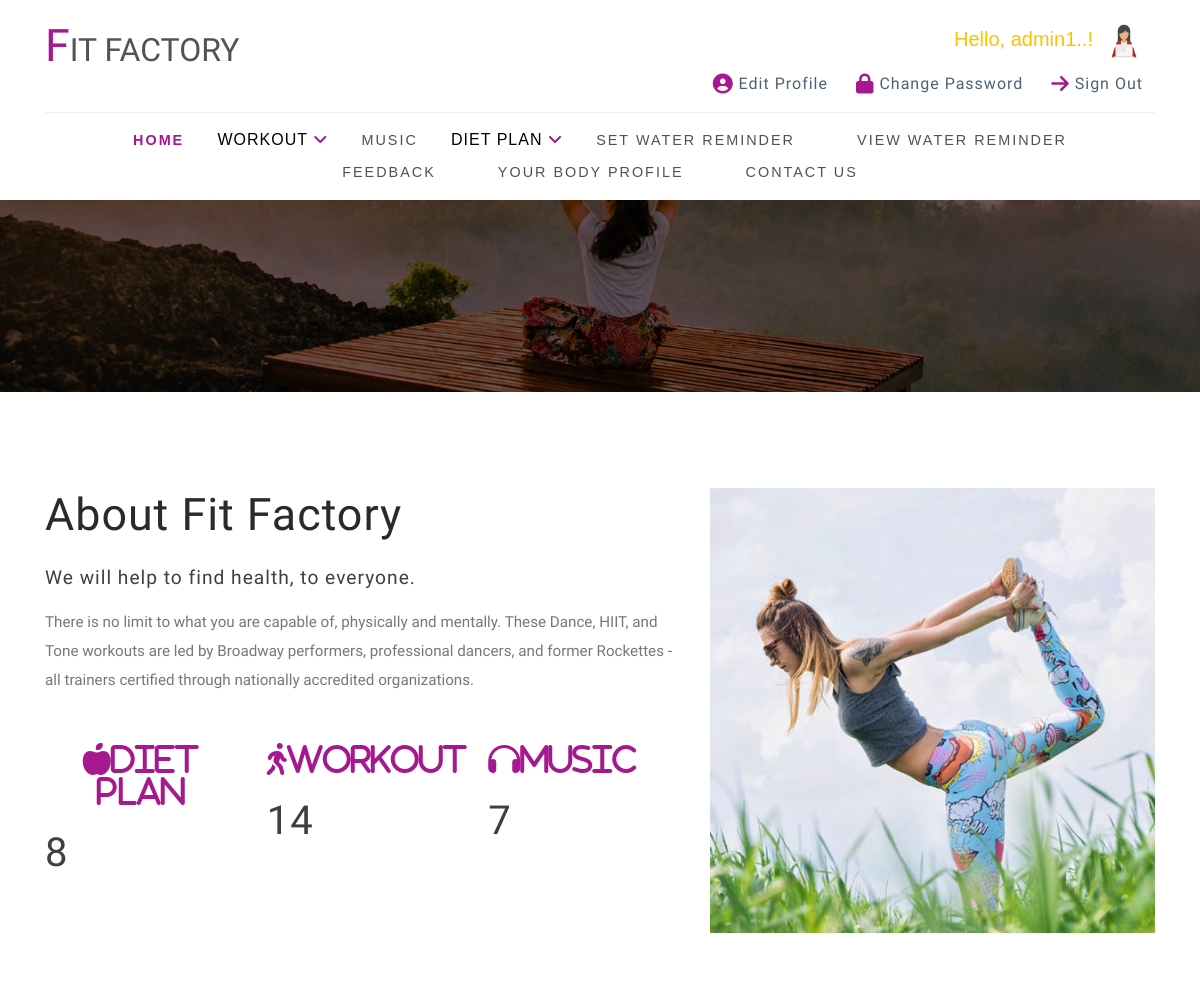
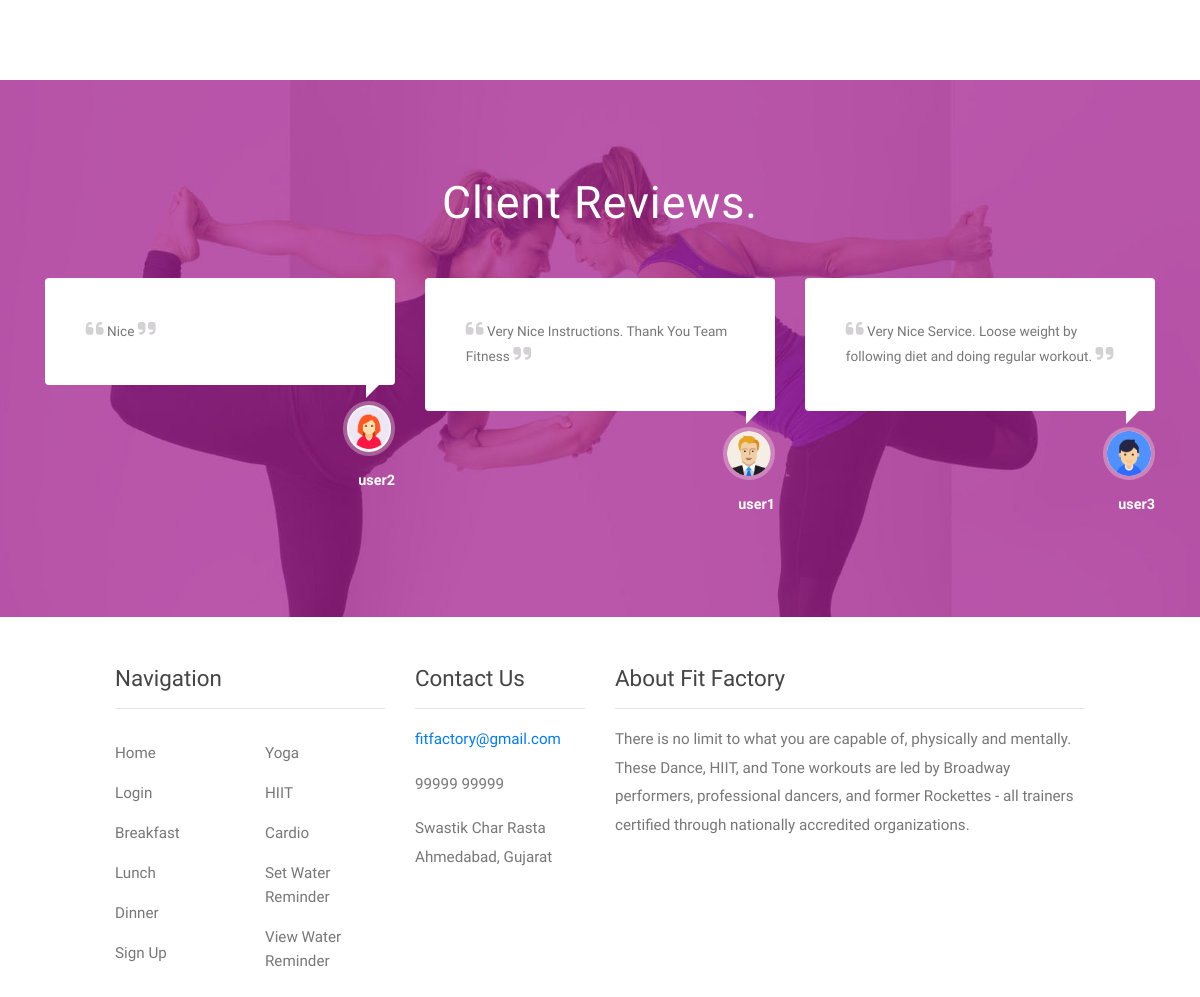
/user/about2.php (signed in), run on the app's committed database (2 pictures, top to bottom).
### tables this page shows
CREATE TABLE `tbl_feedback` (
  `f_id` int(11) NOT NULL,
  `feedback` varchar(150) DEFAULT NULL,
  `f_status` varchar(5) DEFAULT NULL,
  `l_id` int(11) DEFAULT NULL
);

CREATE TABLE `tbl_cat` (
  `cat_id` int(11) NOT NULL,
  `cat_name` varchar(20) DEFAULT NULL,
  `cat_status` varchar(5) DEFAULT NULL
);

### user/about2.php (the view)
<?php
    include "header3.php";
?>
       <section class="banner-bottom py-5">
        <div class="container py-md-5">
            <div class="row banner-grids mb-lg-5">
                <div class="col-lg-7 content-right">
                    <h3 class="title-w3pvt">About Fit Factory</h3><br/>
                    <h4>We will help to find health, to everyone.</h4>
                    <p class="mt-2 text-left">There is no limit to what you are capable of, physically and mentally.  These Dance, HIIT, and Tone workouts are led by Broadway performers, professional dancers, and former Rockettes - all trainers certified through nationally accredited organizations.</p>
                    <div class="row stats text-left mt-5">
                        <div class="col-lg-4 counter">
                            <span class="fas fa-apple-alt">Diet Plan</span>
                            <div class="counter-info">
                                <h5>
								<?php
									$count1 = mysqli_fetch_array(mysqli_query($con, "SELECT COUNT(d_id) FROM tbl_diet WHERE d_status='1'"));
									echo $count1[0];
								?>
								</h5>
                            </div>
                        </div>
                        <div class="col-lg-4 counter two">
                            <span class="fas fa-walking">Workout</span>
                            <div class="counter-info">
                                <h5>
                                <?php
									$count1 = mysqli_fetch_array(mysqli_query($con, "SELECT COUNT(w_id) FROM tbl_workout WHERE w_status='1'"));
									echo $count1[0];
								?>
                                </h5>
                            </div>
                        </div>
                        <div class="col-lg-4 counter">
                            <span class="fas fa-headphones">Music</span>
                            <div class="counter-info">
                                <h5>
                                <?php
									$count1 = mysqli_fetch_array(mysqli_query($con, "SELECT COUNT(m_id) FROM tbl_music WHERE m_status='1'"));
									echo $count1[0];
								?>
                                </h5>
                            </div>
                        </div>
                    </div>
                </div>
                <div class="col-lg-5 content-left">
                    <img src="images/ab.jpg" alt="" class="img-fluid">
                </div>
            </div>
        </div>
    </section>
    <section class="testimonials py-5" id="testimonials">
        <div class="container py-md-5">
            <div class="header text-center">
                <h3 class="title-w3pvt two mb-lg-5 mb-4"> Client Reviews<span>.</span></h3>
            </div>
            <div class="row">
                <?php
					$qry1="SELECT * FROM tbl_Feedback WHERE f_status='1'";
					$run1=mysqli_query($con,$qry1);
					while($result1=mysqli_fetch_array($run1))
					{
						$l_id=$result1['l_id'];
						$qry2="SELECT * FROM tbl_login WHERE l_id='$l_id'";
						$run2=mysqli_query($con,$qry2);
						$result2=mysqli_fetch_array($run2);
                ?>
                <div class="col-lg-4 test-info text-left">
					<p><span class="fa fa-quote-left"></span> <?php echo $result1['feedback']; ?> <span class="fa fa-quote-right"></span></p>
					<div class="test-img text-right mb-3">
						<img src="<?php echo $result2['l_img']; ?>" class="img-fluid" alt="user-image">
					</div>
					<h3 class="my-md-2 my-3 text-right"><?php echo $result2['l_name']; ?></h3>
                </div>
                <?php
                    }
                ?>
            </div>
        </div>
    </section>
<?php
    include "footer2.php";
?>

### user/header3.php (shortened to what this page needs)
<?php
	include "connection.php";
	if(!isset($_SESSION['log']))
	{
		header("location:login.php");
	}
	else
	{
		$log = $_SESSION['log'];
		$qry1="SELECT * FROM tbl_login WHERE l_email='$log'";
		$run1=mysqli_query($con,$qry1);
		$result1=mysqli_fetch_array($run1);
		$img=$result1['l_img'];
		$name=$result1['l_name'];
	}
?>
<!DOCTYPE html>
<html lang="zxx">
<head>
    <link rel="stylesheet" href="css/bootstrap.css">
    <link rel="stylesheet" href="css/style.css" type="text/css" media="all" />
    <link href="css/font-awesome.css" rel="stylesheet">
</head>
<body>
    <header class="py-sm-3 pt-3 pb-2" id="home">
        <div class="container">
            <div class="top d-md-flex">
                <div id="logo">
                    <h1><a href="index1.php"><b><span class="fa-3x">F</span>IT FACTORY</b></a></h1>
                </div>
                <div class="search-form mx-md-auto">
                </div>
                <div class="forms mt-md-0 mt-2">
					<h5 style="color:#FFC000; font-family:arial; text-align:right;">Hello, <?php echo $name; ?>..!<img src="<?php echo $img;?>" height="50px" class="btn"></h5>
                    <a href="edit_profile.php" class="btn"><span class="fa fa-user-circle fa-lg"></span> Edit Profile</a>
                    <a href="change_pass.php" class="btn"><span class="fa fa-lock fa-lg"></span> Change Password</a>
                    <a href="logout.php" class="btn"><span class="fa fa-arrow-right fa-lg"></span> Sign Out</a>
                </div>
            </div>
            <nav class="text-center">
                <ul class="menu" style="color:black; font-family:arial">
                    <li class="active"><a href="index2.php">HOME</a></li>
                    <li>
                        <label style="letter-spacing:1px">WORKOUT <span class="fa fa-angle-down" aria-hidden="true"></label></span>
					</li>
					<li><a href="listen_music2.php">MUSIC</a></li>
                    <li>
                        <label style="letter-spacing:1px">DIET PLAN <span class="fa fa-angle-down" aria-hidden="true"></label></span>
					</li>
                    <li><a href="set_remainder.php">SET WATER REMINDER</a></li>
                    <li><a href="view_remainder.php">VIEW WATER REMINDER</a></li>
                    <li><a href="feedback.php">FEEDBACK</a></li>
                    <li><a href="bodyprofile.php">Your Body Profile</a></li>
					<li><a href="contact.php">CONTACT US</a></li>
                </ul>
            </nav>
        </div>
    </header>
    <div class="main-content inner">
        <div class="overlay inner"></div>
    </div>

### user/footer2.php
    <footer class="footer-content py-4">
        <div class="container-fluid py-lg-4 inner-sec-w3ls">
            <div class="row">
               <div class="col-lg-1 mt-md-0 mt-5"></div>
                <div class="col-lg-3 mt-md-0 mt-5">
                    <div class="footer-w3pvt">
                        <h3 class="mb-3 w3pvt_title">Navigation</h3>
                        <hr>
                        <div class="row">
                            <ul class="col-6 list-info-w3pvt links">
                                <li>
                                    <a href="index1.php">Home</a>
								</li>
                                <li>
                                    <a href="login.php">Login</a>
                                </li>
                                <li>
                                    <a href="breakfast.php">Breakfast</a>
                                </li>
                                <li>
                                    <a href="lunch.php">Lunch</a>
                                </li>
                                 <li>
                                    <a href="dinner.php">Dinner</a>
                                </li>
                                <li>
                                    <a href="register.php">Sign Up</a>
                                </li>
                            </ul>
                            <ul class="col-6 list-info-w3pvt links">
                            <?php
								$qry1="SELECT * FROM tbl_cat WHERE cat_status='1'";
								$run1=mysqli_query($con,$qry1);
								while($result1=mysqli_fetch_array($run1))
								{
									$cat_id=$result1['cat_id'];
							?>
                            <li>
                                <a href="workout_cat.php?id=<?php echo $cat_id; ?>.php">
									<?php echo $result1['cat_name']; ?>
                                </a>
                            </li>
                            <?php
								}
							?>
							<li>
                                <a href="set_reminder.php">Set Water Reminder</a>
                            </li>
                            <li>
                                <a href="view_reminder.php">View Water Reminder</a>
                            </li>
                            </ul>
                        </div>
                    </div>
                </div>
                <div class="col-lg-2 mt-lg-0 mt-5">
                    <div class="footer-w3pvt">
                        <h3 class="mb-3 w3pvt_title">Contact Us</h3>
                        <hr>
                        <div class="last-w3layouts-contact">
                            <p>
                                <a href="mailto:example@email.com">fitfactory@gmail.com</a>
                            </p>
                        </div>
                        <div class="last-w3layouts-contact my-2">
                            <p>99999 99999</p>
                        </div>
                        <div class="last-w3layouts-contact">
                            <p>Swastik Char Rasta
                                <br>Ahmedabad, Gujarat</p>
                        </div>
                    </div>
                </div>
                   <div class="col-lg-5 mt-lg-0 mt-5">
                    <div class="footer-w3pvt">
                        <h3 class="mb-3 w3pvt_title">About Fit Factory</h3>
                        <hr>
                        <div class="footer-text">
                            <p>There is no limit to what you are capable of, physically and mentally.  These Dance, HIIT, and Tone workouts are led by Broadway performers, professional dancers, and former Rockettes - all trainers certified through nationally accredited organizations. </p>
                        </div>
                    </div>
                </div>
            </div>
        </div>
    </footer>
</body>
</html>

### user/css/style.css (style rules this page uses)
html, body { margin: 0; font-size: 100%; background: #fff; font-family: 'Work Sans', sans-serif; scroll-behavior: smooth; }
body a { text-decoration: none; transition: 0.5s all; -webkit-transition: 0.5s all; -moz-transition: 0.5s all; -o-transition: 0.5s all; -ms-transition: 0.5s all; }
h1, h2, h3, h4, h5, h6 { margin: 0; font-weight: 100; font-family: 'Work Sans', sans-serif; }
p { font-size: 0.95em; color: #777; line-height: 1.9em; }
ul { margin: 0; padding: 0; }
.form-w3layouts-grid, .forms { margin-top: 0.4em; }
header a.btn { border-radius: 4px; color: #4d6171; letter-spacing: 1px; border: none; outline: none; }
header a.btn span { color: #a51890; }
.search-form { width: 30%; }
nav { margin: 0; padding: 0; margin-top: 10px; padding-top: 15px; border-top: 1px solid #eee; }
#logo a { float: left; font-size: .8em; display: initial; margin: 0; letter-spacing: 0px; color: #525252; font-weight: 300; padding: 3px 0; border: none; }
#logo a span { color: #a51890; font-size: 1.4em; }
nav:after { content: ""; display: table; clear: both; }
nav ul { padding: 0; margin: 0; list-style: none; position: relative; }
nav ul li { margin: 0px; display: inline-block; }
nav a { letter-spacing: 2px; padding-left: 0; padding-right: 0; padding: 10px 0; font-weight: 400; font-size: 0.9em; margin: 0 2em; color: #515152; text-transform: uppercase; }
.menu li.active a { color: #a51890; font-weight: 700; }
ul.menu li span { color: #a51890; }
li > a:only-child:after { content: ''; }
.main-content { background: url(../images/banner1.jpg) no-repeat center; background-size: cover; -webkit-background-size: cover; -o-background-size: cover; -moz-background-size: cover; -ms-background-size: cover; min-height: 45em; }
.overlay { min-height: 45em; background: rgba(0, 0, 0, 0.6); }
.main-content.inner { background: url(../images/banner1.jpg) no-repeat center; background-size: cover; -webkit-background-size: cover; -o-background-size: cover; -moz-background-size: cover; -ms-background-size: cover; min-height: 16em; }
.overlay.inner { min-height: 16em; background: rgba(0, 0, 0, 0.6); }
h3.title-w3pvt, h3.title-w3pvt.two { font-size: 3em; letter-spacing: 1px; color: #292a2b; }
h3.title-w3pvt.two { color: #fff; }
.content-right h4, .ab-info h5 { font-size: 1.2em; letter-spacing: 1px; color: #3e3f40; font-weight: 500; }
.counter span { font-size: 2em; text-align: center; color: #a51890; margin-bottom: 0.7em; }
.counter-info h5 { font-size: 2.5em; letter-spacing: 1px; color: #3e3f40; font-weight: 500; }
.content-right h4 { font-size: 1.2em; color: #3e3f40; font-weight: 400; margin-bottom: 1em; }
.testimonials { background: url(../images/banner2.jpg) no-repeat center; background-size: cover; -webkit-background-size: cover; -o-background-size: cover; -moz-background-size: cover; -ms-background-size: cover; }
.test-info { text-align: center; }
.test-info h3 { font-size: 0.9em; color: #fff; font-weight: 600; }
.test-img img { border-radius: 50%; -webkit-border-radius: 50%; -o-border-radius: 50%; -ms-border-radius: 50%; -moz-border-radius: 50%; padding: 4px; background: hsla(21, 60%, 94%, 0.33); width: 15%; }
.test-info p { background: #fff; padding: 3em; font-size: 0.85em; border-radius: 4px; position: relative; }
.test-info p:after { width: 0; height: 0; border-top: 16px solid #fff; border-right: 16px solid transparent; content: ""; position: absolute; bottom: -13px; right: 13px; }
.test-info p span { font-size: 1.5em; color: #d3d1d3; }
h3.w3pvt_title { font-size: 1.4em; color: #444; font-weight: 400; }
.footer-w3pvt li { list-style: none; margin: 1em 0; }
.footer-w3pvt li a { color: #777; color: #777; font-size: 0.95em; }
@media screen and (max-width: 1366px) { .main-content, .overlay { min-height: 40em; } }
@media screen and (max-width: 1366px) { .main-content.inner, .overlay.inner { min-height: 14em; } }
@media screen and (max-width: 1280px) { .main-content.inner, .overlay.inner { min-height: 12em; } }
@media screen and (max-width: 1280px) { h3.title-w3pvt, h3.title-w3pvt.two { font-size: 2.8em; } }

### data on the page
tbl_feedback: feedback "Nice", l.l_img (picture), l.l_name "user2"
tbl_feedback: feedback "Very Nice Instructions. Thank You Team Fitness", l.l_img (picture), l.l_name "user1"
tbl_feedback: feedback "Very Nice Service. Loose weight by following diet and doing regular workout.", l.l_img (picture), l.l_name "user3"
tbl_cat: cat_name "Yoga"
tbl_cat: cat_name "HIIT"
tbl_cat: cat_name "Cardio"

### other printed values
$name "admin1"
$count1[0] "8"
$count1[0] "14"
$count1[0] "7"
